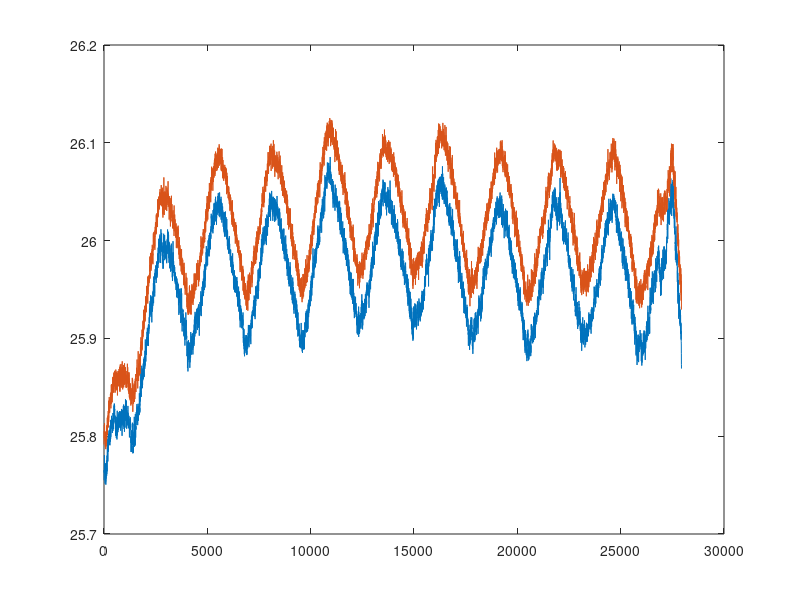

Write the MATLAB code that produced this figure. (Note: this script raises an error after producing the figure.)
d = load('overnight.dat');

%Remove time offset 
d(:,1) = d(:,1) - d(1,1);

%sensors are interlaced
T1 = d(1:2:end,:);
T2 = d(2:2:end,:);

%compute the difference between the sensors
residuals = [T1(:,1), T1(:,2) - T2(:,2)];

%quick plot to make sure things look reasonable.
plot(T1(:,1), T1(:,2), T2(:,1), T2(:,2))

%compute power spectra
PT1 = psd(T1(:,1), T1(:,2)-mean(T1(:,2)));
PT2 = psd(T2(:,1), T2(:,2)-mean(T2(:,2)));
PResiduals = psd(residuals(:,1), residuals(:,2) - mean(residuals(:,2)));

%Plot power spectra
loglog( ...
	PResiduals(:,1), sqrt(PResiduals(:,2)), ';residuals;',
	PT1(:,1)       , sqrt(PT1(:,2))       , ';Temperature Sensor 1;',
	PT2(:,1)       , sqrt(PT2(:,2))       , ';Temperature Sensor 2;'
	);
%Make the graph understandable
xlabel ('frequency (Hz)');
ylabel ('Temperature spectral amplitude (K/rtHz)');
title  ('Comparing two PT1000 sensors using a ProtoVoltaics readout');
